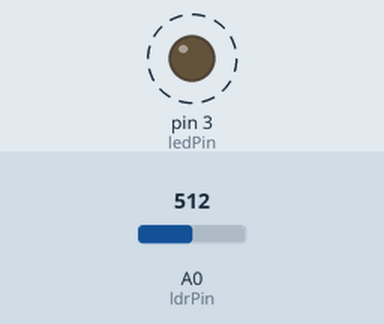
Recording of a sketch running on a simulated Arduino Uno, built with avr-gcc and run on an emulated ATmega328P. Parts: output pins drawn as LEDs (lit = HIGH). Dashed ring = blinking. The test bench sets the inputs (shaded band); at power-on: A0 (ldrPin) = 512.

Above: at 1.9 s.
2.0 s: A0 (ldrPin) set to 122
At 2.71 s:
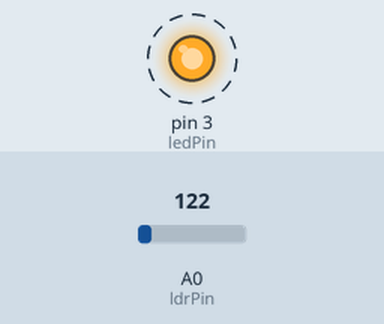
5.5 s: A0 (ldrPin) set to 0
At 5.76 s:
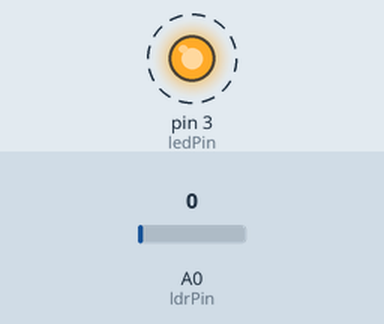
Timing chart, 0 to 15.0 s (numbered marks = the images above; inputs shaded):
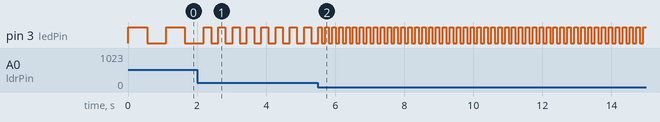

The sketch:

EXP_10.ino
```cpp
// EXp 10

int ledPin = 3;
int ldrPin = A0;

void setup() {
  pinMode(ledPin, OUTPUT);
  pinMode(ldrPin, INPUT);

}

void loop() {
  int lightLevel = analogRead(ldrPin);

  // Map the light level to a blinking frequency
  int time= map(lightLevel, 0, 1023, 100, 1000);

  digitalWrite(ledPin, HIGH);
  delay(time);

  digitalWrite(ledPin, LOW);
  delay(time);

}
```

Measured:
- after the input at 2.0 s, pin 3 (ledPin): alternates HIGH for 0.21 s and LOW for 0.21 s, starting after 0.41 s
- after the input at 5.5 s, pin 3 (ledPin): alternates HIGH for 0.10 s and LOW for 0.10 s, starting after 0.11 s
- by itself, pin 3 (ledPin): alternates HIGH for 0.55 s and LOW for 0.55 s
